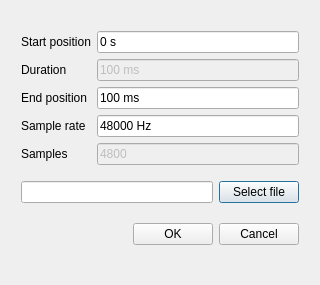
<?xml version="1.0" encoding="UTF-8"?>
<ui version="4.0">
 <author>Sven Queisser</author>
 <author>MajorX234</author>
 <class>DataStoreDialog</class>
 <widget class="QDialog" name="DataStoreDialog">
  <property name="geometry">
   <rect>
    <x>0</x>
    <y>0</y>
    <width>320</width>
    <height>285</height>
   </rect>
  </property>
  <property name="windowTitle">
   <string>Data export to file</string>
  </property>
  <widget class="QWidget" name="layAll">
   <property name="geometry">
    <rect>
     <x>10</x>
     <y>10</y>
     <width>300</width>
     <height>263</height>
    </rect>
   </property>
   <layout class="QVBoxLayout">
    <item>
     <layout class="QGridLayout">
      <item row="4" column="0">
       <widget class="QLabel" name="textLabel5">
        <property name="text">
         <string>Samples</string>
        </property>
        <property name="wordWrap">
         <bool>false</bool>
        </property>
       </widget>
      </item>
      <item row="2" column="1">
       <widget class="QLineEdit" name="endPos">
        <property name="text">
         <string>100 ms</string>
        </property>
       </widget>
      </item>
      <item row="4" column="1">
       <widget class="QLineEdit" name="samples">
        <property name="enabled">
         <bool>false</bool>
        </property>
        <property name="text">
         <string>4800</string>
        </property>
       </widget>
      </item>
      <item row="0" column="1">
       <widget class="QLineEdit" name="startPos">
        <property name="text">
         <string>0 s</string>
        </property>
       </widget>
      </item>
      <item row="1" column="1">
       <widget class="QLineEdit" name="duration">
        <property name="enabled">
         <bool>false</bool>
        </property>
        <property name="text">
         <string>100 ms</string>
        </property>
       </widget>
      </item>
      <item row="2" column="0">
       <widget class="QLabel" name="textLabel3">
        <property name="text">
         <string>End position</string>
        </property>
        <property name="wordWrap">
         <bool>false</bool>
        </property>
       </widget>
      </item>
      <item row="1" column="0">
       <widget class="QLabel" name="textLabel2">
        <property name="text">
         <string>Duration</string>
        </property>
        <property name="wordWrap">
         <bool>false</bool>
        </property>
       </widget>
      </item>
      <item row="0" column="0">
       <widget class="QLabel" name="textLabel1">
        <property name="text">
         <string>Start position</string>
        </property>
        <property name="wordWrap">
         <bool>false</bool>
        </property>
       </widget>
      </item>
      <item row="3" column="0">
       <widget class="QLabel" name="textLabel4">
        <property name="text">
         <string>Sample rate</string>
        </property>
        <property name="wordWrap">
         <bool>false</bool>
        </property>
       </widget>
      </item>
      <item row="3" column="1">
       <widget class="QLineEdit" name="rate">
        <property name="text">
         <string>48000 Hz</string>
        </property>
       </widget>
      </item>
     </layout>
    </item>
    <item>
     <layout class="QHBoxLayout">
      <item>
       <widget class="QLineEdit" name="fileName"/>
      </item>
      <item>
       <widget class="QPushButton" name="btnSelectFile">
        <property name="text">
         <string>Select file</string>
        </property>
       </widget>
      </item>
     </layout>
    </item>
    <item>
     <layout class="QHBoxLayout">
      <item>
       <spacer name="button_spacer">
        <property name="orientation">
         <enum>Qt::Horizontal</enum>
        </property>
        <property name="sizeType">
         <enum>QSizePolicy::Expanding</enum>
        </property>
        <property name="sizeHint" stdset="0">
         <size>
          <width>70</width>
          <height>30</height>
         </size>
        </property>
       </spacer>
      </item>
      <item>
       <widget class="QPushButton" name="btnOk">
        <property name="text">
         <string>OK</string>
        </property>
       </widget>
      </item>
      <item>
       <widget class="QPushButton" name="btnCancel">
        <property name="text">
         <string>Cancel</string>
        </property>
       </widget>
      </item>
     </layout>
    </item>
   </layout>
  </widget>
 </widget>
 <layoutdefault spacing="6" margin="11"/>
</ui>
